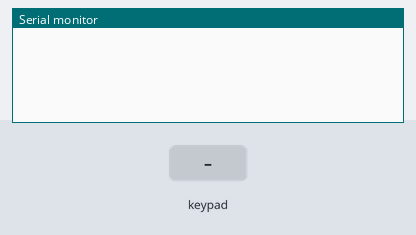
The sketch below on a simulated Arduino Uno, built with avr-gcc and run on an emulated ATmega328P. Shown: the last lines printed to the serial monitor. Inputs (shaded band) come from the test bench.

Above: at 1.2 s.
1.3 s: key '1' pressed
At 2.5 s:
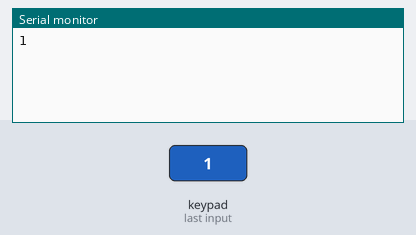
2.8 s: keypad keys 9 8 7 6 # pressed 0.4 s apart
At 4.9 s:
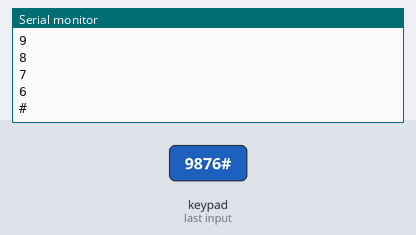
6.3 s: key 'A' pressed
At 7.5 s:
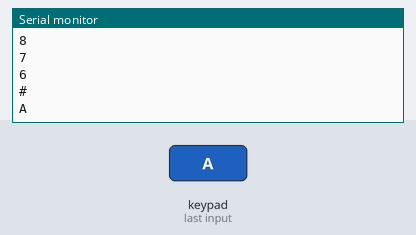
7.8 s: keypad keys 9 8 7 6 * pressed 0.4 s apart
At 10.0 s:
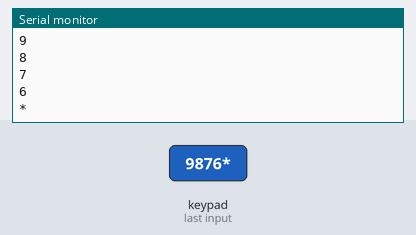
11.3 s: key 'B' pressed
At 12.5 s:
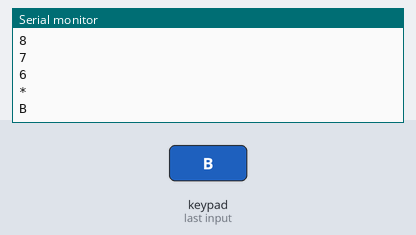
12.8 s: keypad keys 9 8 7 6 D pressed 0.4 s apart
At 14.8 s:
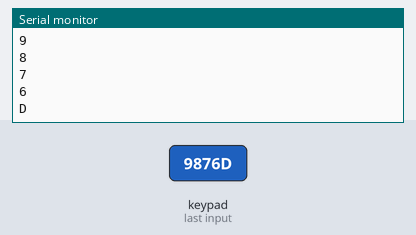
Timing chart, 0 to 16.3 s (numbered marks = the images above; inputs shaded):
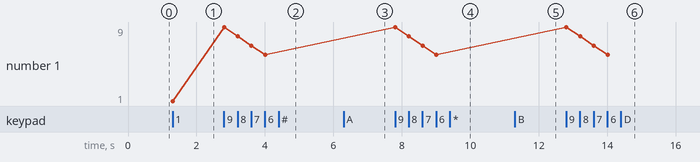

The sketch:

stunning_snaget1.ino
```cpp
#include <Keypad.h> //Incluimos la Libreria Keypad de Arduino
#include <LiquidCrystal.h> //Inlcuimos la Libreria LiquidCrystal de Arduino
const byte Filas =4; //Numero de Filas
const byte Columnas =4; //Numero de Columnas

byte Pins_Filas []={9,8,7,6}; //Pines Arduino de Filas
byte Pins_Columnas []={5,4,3,2}; //Pines Arduino de Columnas

char Teclas [Filas][Columnas]=
	{
  		{'1','2','3','A'},
  		{'4','5','6','B'},
  		{'7','8','9','C'},
  		{'*','0','#','D'}
  	};

Keypad Teclado1 = Keypad(makeKeymap(Teclas), Pins_Filas, Pins_Columnas, Filas, Columnas);

void setup()
	{
  		//LiquidCrystal (rs, enable, d4, d5, d6, d7);
  		LiquidCrystal lcd(A0, A1, A2, A3, A4, A5); //Definimos el Lcd.
  		lcd.begin(16, 2);
  		lcd.setCursor(2, 2);
  		lcd.print("Hola Mundo!!");
  		Serial.begin(9600);
	}

void loop()
	{
  		char pulsacion=Teclado1.getKey();
  		if (pulsacion !=0) 				//Si el valor es 0 es que no se
          Serial.println(pulsacion);	//se ha pulsado ninguna tecla
  	}
```

Measured:
- after the input at 1.3 s, the serial monitor: prints a new line at once (image 1)
- after the input at 2.8 s, the serial monitor: prints a new line at once (image 2)
- after the input at 6.3 s, the serial monitor: prints a new line at once (image 3)
- after the input at 7.8 s, the serial monitor: prints a new line at once (image 4)
- after the input at 11.3 s, the serial monitor: prints a new line at once (image 5)
- after the input at 12.8 s, the serial monitor: prints a new line at once (image 6)
- plotted number 1: 1 → 6 after the input at 2.8 s
